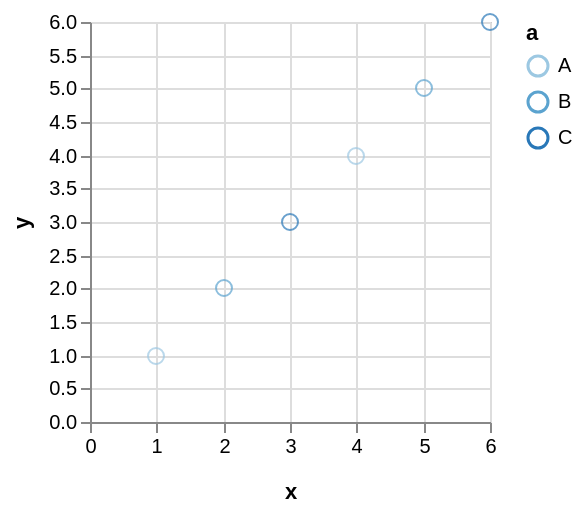

Write the Vega-Lite specification saved for this chart.
### Vega specification from a JSON file in a GitHub repository (floating-point values rounded to 4 significant figures)
{"$schema": "https://vega.github.io/schema/vega/v3.0.json", "autosize": "pad", "padding": 5, "encode": {"update": {"stroke": {"value": "#ccc"}, "fill": {"value": "transparent"}}}, "data": [{"name": "source_0", "values": [{"a": "B", "x": 2, "y": 2}, {"a": "A", "x": 1, "y": 1}, {"a": "A", "x": 4, "y": 4}, {"a": "B", "x": 5, "y": 5}, {"a": "C", "x": 3, "y": 3}, {"a": "C", "x": 6, "y": 6}]}, {"name": "data_0", "source": "source_0", "transform": [{"type": "formula", "expr": "toNumber(datum[\"x\"])", "as": "x"}, {"type": "formula", "expr": "toNumber(datum[\"y\"])", "as": "y"}, {"type": "filter", "expr": "datum[\"x\"] !== null && !isNaN(datum[\"x\"]) && datum[\"y\"] !== null && !isNaN(datum[\"y\"])"}]}], "signals": [{"name": "width", "update": "200"}, {"name": "height", "update": "200"}], "marks": [{"name": "marks", "type": "symbol", "role": "point", "from": {"data": "data_0"}, "encode": {"update": {"x": {"scale": "x", "field": "x"}, "y": {"scale": "y", "field": "y"}, "stroke": {"scale": "color", "field": "a"}, "fill": {"value": "transparent"}, "opacity": {"value": 0.7}}}}], "scales": [{"name": "x", "type": "linear", "domain": {"data": "data_0", "field": "x"}, "range": [0, {"signal": "width"}], "round": true, "nice": true, "zero": true}, {"name": "y", "type": "linear", "domain": {"data": "data_0", "field": "y"}, "range": [{"signal": "height"}, 0], "round": true, "nice": true, "zero": true}, {"name": "color", "type": "ordinal", "domain": {"data": "data_0", "field": "a", "sort": true}, "range": "ordinal"}], "axes": [{"scale": "x", "labelOverlap": true, "maxExtent": 25, "minExtent": 25, "orient": "bottom", "tickCount": 5, "title": "x", "zindex": 1}, {"scale": "x", "domain": false, "grid": true, "labels": false, "orient": "bottom", "tickCount": 5, "ticks": false, "zindex": 0, "gridScale": "y"}, {"scale": "y", "maxExtent": 25, "minExtent": 25, "orient": "left", "title": "y", "zindex": 1}, {"scale": "y", "domain": false, "grid": true, "labels": false, "orient": "left", "ticks": false, "zindex": 0, "gridScale": "x"}], "legends": [{"stroke": "color", "title": "a"}]}
